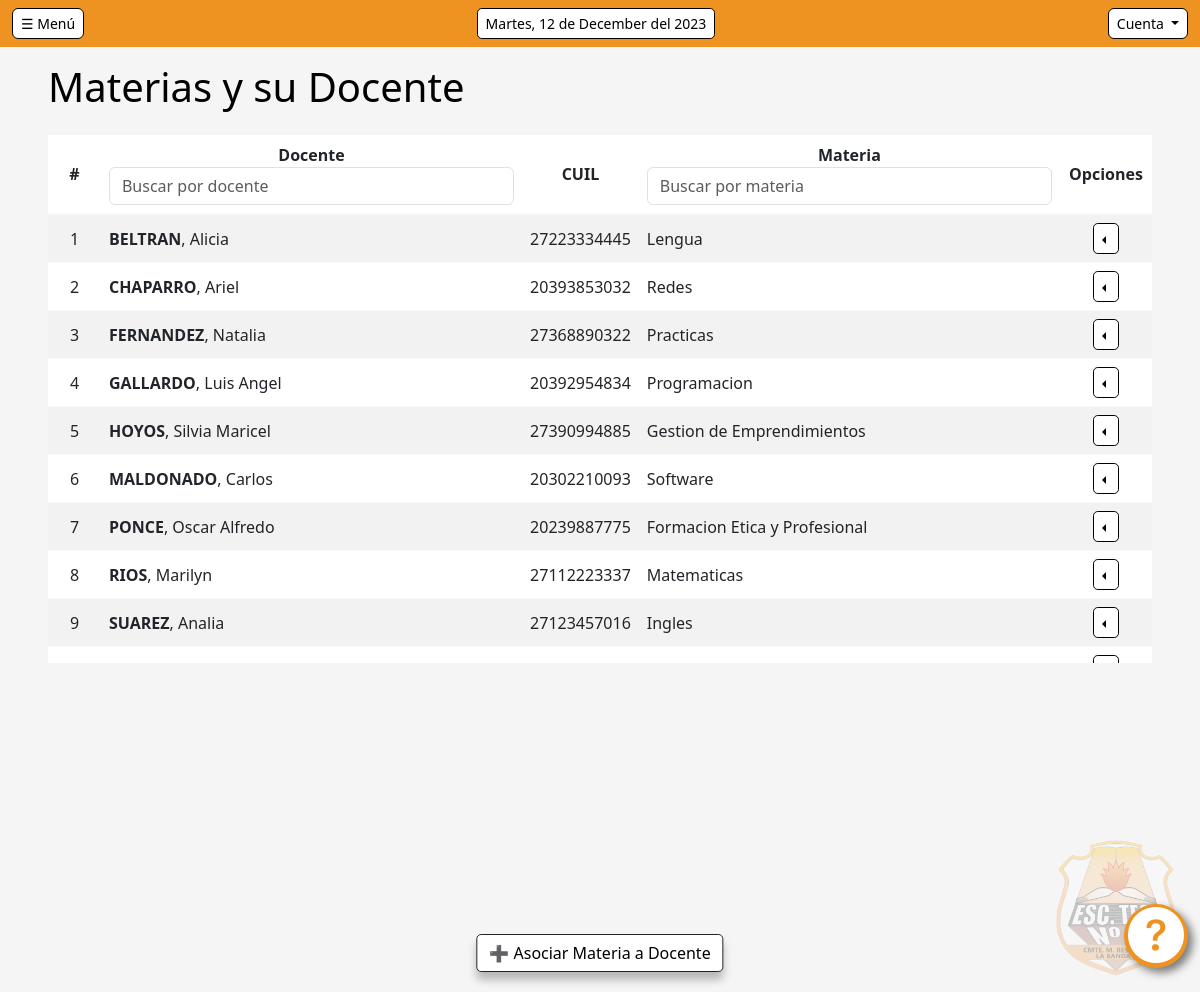
Screenshot of /gestion/DM/ (signed in) with the database file from the repository.
### scd/models.py (models this page shows, shortened)
class doc_mat(models.Model):
    id_dm = models.AutoField(primary_key=True)
    id_doc = models.ForeignKey(Docente, on_delete=models.CASCADE)
    id_mat = models.ForeignKey(Materia, on_delete=models.CASCADE)

class Docente(models.Model):
    id_doc = models.AutoField(primary_key=True)
    cuil = models.IntegerField(unique=True, blank=False)
    nombre = models.CharField(max_length=45, blank=False)
    apellido = models.CharField(max_length=30, blank=False)
    celular = models.CharField(max_length=15, blank=False)
    email = models.CharField(max_length=40, blank=False)
    domicilio = models.CharField(max_length=40, blank=False)
    localidad = models.CharField(max_length=30, blank=False)
    provincia = models.CharField(max_length=30, blank=False)
    genero = models.CharField(max_length=1, blank=False)
    estado = models.CharField(max_length=1, blank=False)

class Materia(models.Model):
    id_mat = models.AutoField(primary_key=True)
    nombre = models.CharField(max_length=30, blank=False)

### scd/views.py (the view)
# urls.py: path('gestion/DM/', views.gestionDM, name='gestionDM'),
@login_required
def gestionDM(request):
    DMs = doc_mat.objects.all().order_by('id_doc__apellido')
    docentes = Docente.objects.values('id_doc', 'nombre', 'apellido', 'cuil').filter(estado='A')
    materias = Materia.objects.all()
    return render(request, 'DM/gestionDM.html', {'DMs': DMs, 'docentes':docentes, 'materias':materias})

### scd/templatetags/custom_filters.py (called while the page is built)
@register.filter(name='has_group')
def has_group(user, group_name):
    return user.groups.filter(name=group_name).exists()

### scd/templates/DM/gestionDM.html (shortened to what this page needs)
{% extends "base.html" %}
{% load static %}
{% load custom_filters %}
{% block body %}
<div class="row">
    <div class="col-sm-12 col-md-6 col-lg-4 col-xl-4">
        {% if user|has_group:"Administrador" or user|has_group:"Preceptor" %}
        <button type="button" class="btn btn-success boton-registrar border-dark" data-bs-toggle="modal" data-bs-target="#ModalFormulario">
            ➕ Asociar Materia a Docente
        </button>
        {% endif %}
</div>
<div class="">
    <div class="row">
        <div class="col mb-3">
            <h1>Materias y su Docente</h1>
        </div>
        <div class="col">
        </div>
    </div>
    <div class="table-responsive">
        <div class="scroll-box">
            <table class="table table-striped" id="tabla-docmat-registros">
                <thead>
                     <tr>
                        <th class="col txt-datos">#</th>
                        <th class="col txt-datos">Docente
                        </br><input type="text" id="cuadro-busqueda-docmat-nombre" class="form-control" placeholder="Buscar por docente">
                        </th>
                        <th class="col-1 txt-datos">CUIL</th>
                        <th class="col txt-datos">Materia
                        </br><input type="text" id="cuadro-busqueda-docmat-materia" class="form-control" placeholder="Buscar por materia">
                        </th>
                        {% if user|has_group:"Administrador" or user|has_group:"Preceptor" %}
                        <th class="col-1 txt-datos">Opciones</th>
                        {% endif %}
                    </tr>
                </thead>
                <tbody class="table-group-divider border-light">
                    {% for dm in DMs %}
                    <tr>
                        <td class="txt-datos txt-centrado">{{forloop.counter}}</td>
                        <td class="txt-datos"><strong>{{dm.id_doc.apellido | upper}}</strong>, {{dm.id_doc.nombre}}</td>
                        <td class="txt-datos txt-centrado">{{dm.id_doc.cuil}}</td>
                        <td class="txt-datos">{{dm.id_mat.nombre}}</td>
                        {% if user|has_group:"Administrador" or user|has_group:"Preceptor" %}
                        <td class="txt-centrado">
                            <div class="btn-group dropstart">
                                <button class="btn btn-primary btn-sm dropdown-toggle" type="button" data-bs-toggle="dropdown" aria-expanded="false"></button>
                            </div>
                        </td>
                        {% endif %}
                    </tr>
                    {% endfor %}
                </tbody>
            </table>
        </div>
    </div>
</div>
{% endblock %}

### scd/static/css/SCD.css (style rules this page uses)
body { min-height: 100vh; background-size: cover; background-position: center; user-select: none; }
th { text-align: center; vertical-align: middle; }
td { vertical-align: middle; }
.txt-centrado { text-align: center; vertical-align: middle; }
.boton-registrar { position: fixed; bottom: 1.25rem; left: 50%; box-shadow: 0rem .5rem .5rem 0rem rgba(0, 0, 0, 0.25); transform: translateX(-50%); -webkit-transform: translateX(-50%); -moz-transform: translateX(-50%); -ms-transform: translateX(-50%); -o-transform: translateX(-50%); }
.scroll-box { max-height: 33rem; overflow-y: auto; }
.btn { background-color: white; color: black; border: .06rem; border-style: solid; border-color: black; border-radius: .3rem; }
body { background: whitesmoke; }
thead { background-color: #ee9322; }
h1, h2, h3, h4, h5 { font-family:'Segoe UI'; color: black; }
.txt-datos { font-family:'Segoe UI'; color: black; }
* { scrollbar-width: thin; scrollbar-color: #a76718 #FFFFFF; }

### rows the page displays
doc_mat: id_doc.apellido "BELTRAN", id_doc.nombre "Alicia", id_doc.cuil "27223334445", id_mat.nombre "Lengua"
doc_mat: id_doc.apellido "CHAPARRO", id_doc.nombre "Ariel", id_doc.cuil "20393853032", id_mat.nombre "Redes"
doc_mat: id_doc.apellido "FERNANDEZ", id_doc.nombre "Natalia", id_doc.cuil "27368890322", id_mat.nombre "Practicas"
doc_mat: id_doc.apellido "GALLARDO", id_doc.nombre "Luis Angel", id_doc.cuil "20392954834", id_mat.nombre "Programacion"
doc_mat: id_doc.apellido "HOYOS", id_doc.nombre "Silvia Maricel", id_doc.cuil "27390994885", id_mat.nombre "Gestion de Emprendimientos"
doc_mat: id_doc.apellido "MALDONADO", id_doc.nombre "Carlos", id_doc.cuil "20302210093", id_mat.nombre "Software"
doc_mat: id_doc.apellido "PONCE", id_doc.nombre "Oscar Alfredo", id_doc.cuil "20239887775", id_mat.nombre "Formacion Etica y Profesional"
doc_mat: id_doc.apellido "RIOS", id_doc.nombre "Marilyn", id_doc.cuil "27112223337", id_mat.nombre "Matematicas"
doc_mat: id_doc.apellido "SUAREZ", id_doc.nombre "Analia", id_doc.cuil "27123457016", id_mat.nombre "Ingles"
